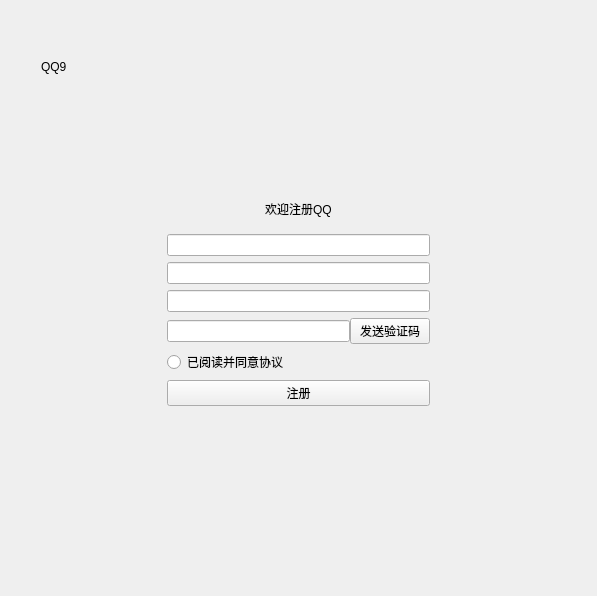
<?xml version="1.0" encoding="UTF-8"?>
<ui version="4.0">
 <class>RegisterPage</class>
 <widget class="QWidget" name="RegisterPage">
  <property name="geometry">
   <rect>
    <x>0</x>
    <y>0</y>
    <width>597</width>
    <height>596</height>
   </rect>
  </property>
  <property name="windowTitle">
   <string>Form</string>
  </property>
  <layout class="QHBoxLayout" name="horizontalLayout" stretch="1,2,1">
   <item>
    <widget class="QWidget" name="widget" native="true">
     <widget class="QLabel" name="titleLab">
      <property name="geometry">
       <rect>
        <x>30</x>
        <y>20</y>
        <width>71</width>
        <height>71</height>
       </rect>
      </property>
      <property name="text">
       <string>QQ9</string>
      </property>
     </widget>
    </widget>
   </item>
   <item>
    <widget class="QWidget" name="widget_2" native="true">
     <layout class="QVBoxLayout" name="verticalLayout">
      <item>
       <spacer name="verticalSpacer">
        <property name="orientation">
         <enum>Qt::Vertical</enum>
        </property>
        <property name="sizeHint" stdset="0">
         <size>
          <width>20</width>
          <height>40</height>
         </size>
        </property>
       </spacer>
      </item>
      <item>
       <widget class="QWidget" name="widget_4" native="true">
        <layout class="QHBoxLayout" name="horizontalLayout_2">
         <item>
          <spacer name="horizontalSpacer">
           <property name="orientation">
            <enum>Qt::Horizontal</enum>
           </property>
           <property name="sizeHint" stdset="0">
            <size>
             <width>81</width>
             <height>20</height>
            </size>
           </property>
          </spacer>
         </item>
         <item>
          <widget class="QLabel" name="headerLab">
           <property name="text">
            <string>欢迎注册QQ</string>
           </property>
          </widget>
         </item>
         <item>
          <spacer name="horizontalSpacer_2">
           <property name="orientation">
            <enum>Qt::Horizontal</enum>
           </property>
           <property name="sizeHint" stdset="0">
            <size>
             <width>80</width>
             <height>20</height>
            </size>
           </property>
          </spacer>
         </item>
        </layout>
       </widget>
      </item>
      <item>
       <widget class="QLineEdit" name="nickNameEdit"/>
      </item>
      <item>
       <widget class="QLineEdit" name="passwordEdit"/>
      </item>
      <item>
       <widget class="QLineEdit" name="phoneEdit"/>
      </item>
      <item>
       <widget class="QWidget" name="widget_5" native="true">
        <layout class="QHBoxLayout" name="horizontalLayout_3">
         <property name="spacing">
          <number>0</number>
         </property>
         <property name="leftMargin">
          <number>0</number>
         </property>
         <property name="topMargin">
          <number>0</number>
         </property>
         <property name="rightMargin">
          <number>0</number>
         </property>
         <property name="bottomMargin">
          <number>0</number>
         </property>
         <item>
          <widget class="QLineEdit" name="verifyEdit"/>
         </item>
         <item>
          <widget class="QPushButton" name="veriftBtn">
           <property name="text">
            <string>发送验证码</string>
           </property>
          </widget>
         </item>
        </layout>
       </widget>
      </item>
      <item>
       <widget class="QRadioButton" name="attentionRBtn">
        <property name="text">
         <string>已阅读并同意协议</string>
        </property>
       </widget>
      </item>
      <item>
       <widget class="QPushButton" name="registerBtn">
        <property name="text">
         <string>注册</string>
        </property>
       </widget>
      </item>
      <item>
       <spacer name="verticalSpacer_2">
        <property name="orientation">
         <enum>Qt::Vertical</enum>
        </property>
        <property name="sizeHint" stdset="0">
         <size>
          <width>20</width>
          <height>40</height>
         </size>
        </property>
       </spacer>
      </item>
     </layout>
    </widget>
   </item>
   <item>
    <widget class="QWidget" name="widget_3" native="true"/>
   </item>
  </layout>
 </widget>
 <resources/>
 <connections/>
</ui>
